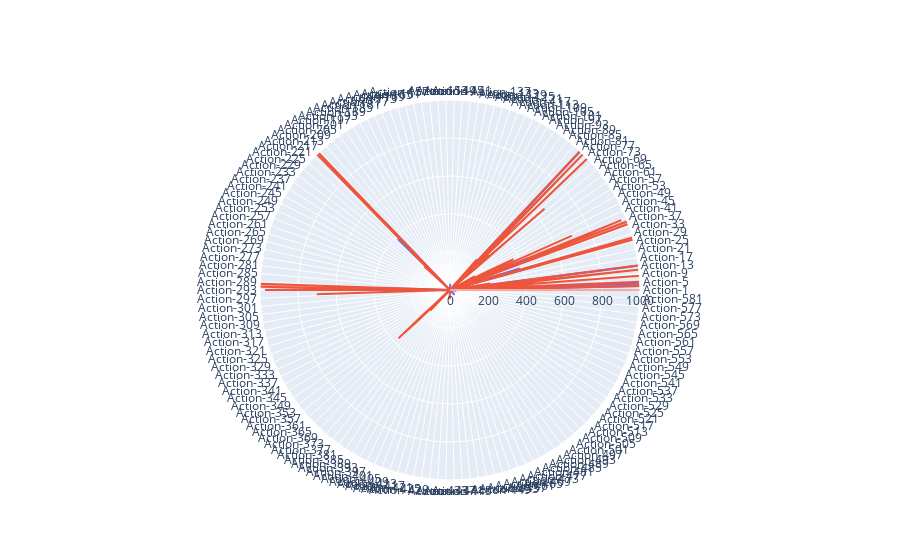

This figure's notebook cell:
### Code cell
import plotly.graph_objects as go

# categories = ['processing cost','mechanical properties','chemical stability',
#               'thermal stability', 'device integration']
categories = action_number

fig = go.Figure()

fig.add_trace(go.Scatterpolar(
      r=action_listG[0],
      theta=categories,
      fill='toself',
      name='Group A'
))
fig.add_trace(go.Scatterpolar(
      r=action_listG[1],
      theta=categories,
      fill='toself',
      name='Group B'
))

fig.update_layout(
  polar=dict(
    radialaxis=dict(
      visible=True,
      range=[0, 1000]
    )),
  showlegend=False
)

fig.show()

### Figure 1 — Plotly figure (JSON) as saved in the notebook; plotly's stock layout.template omitted (floating-point values rounded to 4 significant figures; data arrays with more than 128 entries replaced by an {"elided": "..."} marker saying what was removed)
{"data": [{"fill": "toself", "name": "Group A", "r": {"elided": "584 int values"}, "theta": {"elided": "584 str values"}, "type": "scatterpolar"}, {"fill": "toself", "name": "Group B", "r": {"elided": "584 int values"}, "theta": {"elided": "584 str values"}, "type": "scatterpolar"}], "layout": {"polar": {"radialaxis": {"range": [0, 1000], "visible": true}}, "showlegend": false}}
